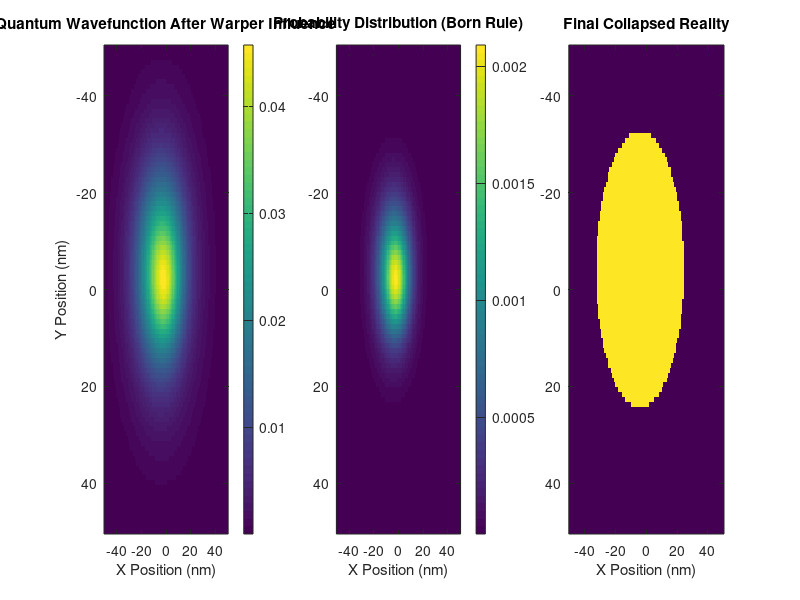

Source code (MATLAB): (Note: this script raises an error after producing the figure.)
clc; clear; close all;

% Constants
hbar = 1.054571817e-34; % Planck’s constant (J·s)
m = 9.10938356e-31; % Electron mass (kg)
grid_size = 100; % Grid resolution
dx = 1e-9; % Spatial step size (meters)
dt = 1e-18; % Time step (seconds)
timesteps = 100; % Number of evolution steps

% Define spatial grid
x = linspace(-grid_size/2, grid_size/2, grid_size) * dx;
y = linspace(-grid_size/2, grid_size/2, grid_size) * dx;
[X, Y] = meshgrid(x, y);

% Step 1: Initialize Quantum Wavefunction (Gaussian Packet)
sigma = 10 * dx; % Width of wave packet
psi = exp(-(X.^2 + Y.^2) / (2 * sigma^2)); % Gaussian wavefunction
psi = psi / norm(psi(:)); % Normalize wavefunction

% Step 2: Define Reality Warper’s Potential Field (V)
warper_strength = 1e-18; % Warper’s energy disturbance
V = exp(-((X/10e-9).^2 + (Y/10e-9).^2)) * warper_strength; % Warper potential

% Step 3: Compute Laplacian (Fourier Method for Schrödinger Equation)
kx = (2 * pi / dx) * fftshift(linspace(-grid_size/2, grid_size/2, grid_size));
ky = (2 * pi / dx) * fftshift(linspace(-grid_size/2, grid_size/2, grid_size));
[KX, KY] = meshgrid(kx, ky);
laplacian_k = -(hbar^2 / (2 * m)) * (KX.^2 + KY.^2);

% Time Evolution Using Fourier Split-Step Method
for t = 1:timesteps
    psi = ifft2(exp(-1i * dt * laplacian_k / hbar) .* fft2(psi)); % Free evolution
    psi = psi .* exp(-1i * dt * V / hbar); % Apply Reality Warper’s effect
end

% Step 4: Compute Probability Distribution & Reality Collapse
probability_distribution = abs(psi).^2; % Born Rule (|ψ|²)
collapse_threshold = prctile(probability_distribution(:), 75); % Collapse Top 25%
collapsed_reality = probability_distribution > collapse_threshold;

% Visualization
figure;

% Initial Quantum Wavefunction Visualization
subplot(1,3,1);
imagesc(x*1e9, y*1e9, abs(psi));
title('Quantum Wavefunction After Warper Influence');
xlabel('X Position (nm)');
ylabel('Y Position (nm)');
colorbar;

% Probability Distribution Visualization
subplot(1,3,2);
imagesc(x*1e9, y*1e9, probability_distribution);
title('Probability Distribution (Born Rule)');
xlabel('X Position (nm)');
colorbar;

% Final Collapsed Reality Visualization
subplot(1,3,3);
imagesc(x*1e9, y*1e9, collapsed_reality);
title('Final Collapsed Reality');
xlabel('X Position (nm)');
colormap('abyss');
colorbar;

% Display Numerical Data
disp('Probability Distribution Data:');
disp(probability_distribution);

disp('Final Collapsed Reality (Binary States):');
disp(collapsed_reality);